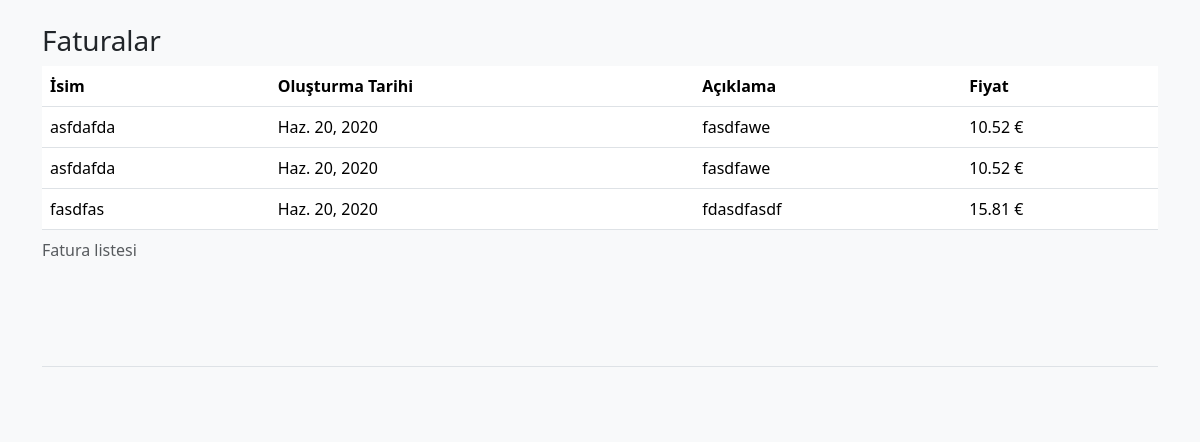
The app's page /recipt/list/ (signed in) with its own data.
### main/models.py (models this page shows, shortened)
class Recipt(models.Model):
    name = models.CharField(max_length=200)
    number = models.CharField(max_length=50)
    price = models.FloatField()
    description = models.TextField(max_length=500)
    create_date = models.DateTimeField(auto_now_add=True)

### main/views.py (the view)
# urls.py: path('recipt/list/', views.ReciptListView.as_view(), name='recipt-list'),
class ReciptListView(LoginRequiredMixin, ListView):
    model = Recipt
    paginate_by = 20
    template_name = 'main/recipt_list.html'

### templates/main/recipt_list.html (shortened to what this page needs)
{% extends 'main/_layout.html' %}
{% load i18n %}
{% load bootstrap_pagination %}
{% block content %}
<div class="container" id="vue">
    <div class="row">
	<div class="col-12">
	    <h1>{% trans "Recipts" %}</h1>
	</div>
	<div class="table-responsive table-hover">
	  <table class="table">
	    <caption>{% trans "List of Recipts" %}</caption>
	    <thead>
	      <tr>
		  <th scope="col">{% trans "Name" %}</th>
		  <th scope="col">{% trans "Create Date" %}</th>
		  <th scope="col">{% trans "Description" %}</th>
		  <th scope="col">{% trans "Price" %}</th>
	      </tr>
	    </thead>
	    <tbody>
		{% for recipt in object_list %}
		<tr>
		    <td>{{ recipt.name }}</td>
		    <td>{{ recipt.create_date|date }}</td>
		    <td>{{ recipt.description }}</td>
		    <td>{{ recipt.price }} €</td>
	      </tr>
	      {% endfor %}
	    </tbody>
	  </table>
	</div>
    </div>
</div>
{% endblock %}

### main/static/main/style.css (style rules this page uses)
h1 { font-size: 1.75rem; }

### records on screen
Recipt: name "asfdafda", create_date "Haz. 20, 2020", description "fasdfawe", price "10.52"
Recipt: name "asfdafda", create_date "Haz. 20, 2020", description "fasdfawe", price "10.52"
Recipt: name "fasdfas", create_date "Haz. 20, 2020", description "fdasdfasdf", price "15.81"
